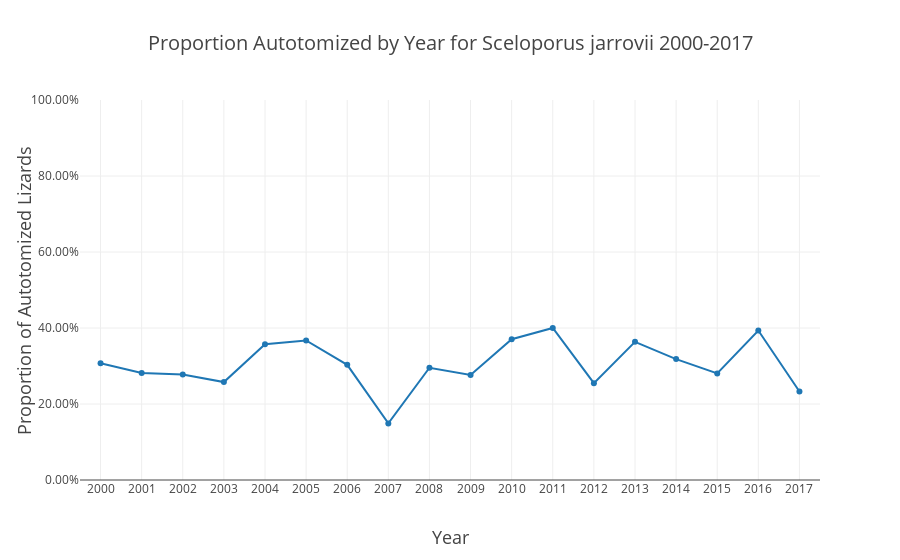

Notebook source saved alongside this figure:
### Code cell
Sjarrovii = go.Scatter(x = populationSize_aut.loc[(populationSize_aut.propAutotomized.notna())].year
           , y = populationSize_aut.loc[(populationSize_aut.propAutotomized.notna())].propAutotomized
          ,name = 'Autotomized S. jarrovii')



data = [Sjarrovii]
layout = go.Layout(
    title = 'Proportion Autotomized by Year for Sceloporus jarrovii 2000-2017',
    titlefont = dict(
        size = 20),
    xaxis = dict(
        dtick = 1,
        title = 'Year',
        titlefont = dict(
            size = 18),
        range = [1999.5,2017.5]),
    yaxis = dict(
        tickformat=".2%",
        title = 'Proportion of Autotomized Lizards',
        titlefont = dict(
            size = 18),
    range=[0,1])
)
fig = go.Figure(
        data = data,
        layout = layout)
iplot(fig, filename = 'Proportion Autotomized by Year for Sceloporus jarrovii 2000-2017.html')
plot(fig, filename = 'Proportion Autotomized by Year for Sceloporus jarrovii 2000-2017.html')

### Figure 1 — Plotly figure (JSON) as saved in the notebook; plotly's stock layout.template omitted (floating-point values rounded to 4 significant figures)
{"data": [{"name": "Autotomized S. jarrovii", "type": "scatter", "uid": "95a4cb51-7417-461b-b450-c389af8fc99f", "x": [2000, 2001, 2002, 2003, 2004, 2005, 2006, 2007, 2008, 2009, 2010, 2011, 2012, 2013, 2014, 2015, 2016, 2017], "y": [0.3072, 0.2815, 0.2773, 0.2577, 0.3571, 0.3671, 0.303, 0.1489, 0.2955, 0.2762, 0.3704, 0.4, 0.2549, 0.3636, 0.3182, 0.2805, 0.3934, 0.2329]}], "layout": {"title": {"font": {"size": 20}, "text": "Proportion Autotomized by Year for Sceloporus jarrovii 2000-2017"}, "xaxis": {"dtick": 1, "range": [2000.0, 2018.0], "title": {"font": {"size": 18}, "text": "Year"}}, "yaxis": {"range": [0, 1], "tickformat": ".2%", "title": {"font": {"size": 18}, "text": "Proportion of Autotomized Lizards"}}}}
